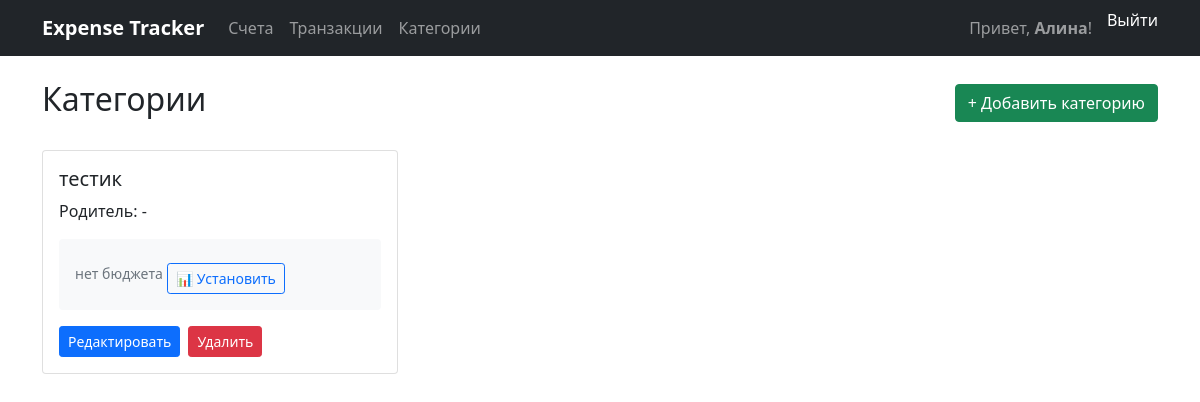
/categories/ (signed in), run on an earlier commit of the app's database.
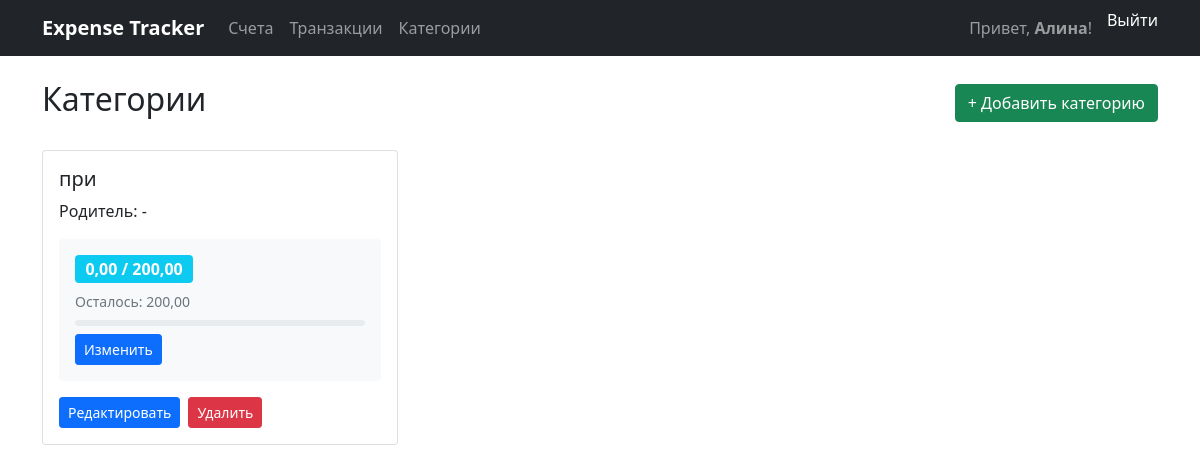
And on a later commit of the database.
### expenses/models.py (models this page shows, shortened)
class Category(models.Model):
    owner = models.ForeignKey(
        User,
        on_delete=models.CASCADE,
        related_name='categories'
    )
    name = models.CharField(max_length=120)
    parent = models.ForeignKey(
        'self',
        null=True,
        blank=True,
        on_delete=models.SET_NULL,
        related_name='children'
    )
    class Meta:
        unique_together = ('owner', 'name')
        ordering = ['name']

class Budget(models.Model):
    owner = models.ForeignKey(User, on_delete=models.CASCADE, related_name='budgets')
    category = models.ForeignKey(Category, on_delete=models.CASCADE, related_name='budgets')
    period_start = models.DateField(help_text='Первый день месяца')
    limit_amount = models.DecimalField(max_digits=12, decimal_places=2, validators=[MinValueValidator(Decimal('0.01'))])
    class Meta:
        unique_together = ('owner', 'category', 'period_start')
        ordering = ['-period_start']
    @property
    def spent_amount(self):
        period_end = self.period_start.replace(day=28) + timezone.timedelta(days=4)
        period_end = period_end.replace(day=1) - timezone.timedelta(days=1)
        total = Transaction.objects.filter(
            category=self.category,
            type=Transaction.TYPE_EXPENSE,
            date__range=[self.period_start, period_end]
        ).aggregate(Sum('amount'))['amount__sum'] or Decimal('0.00')
        return total
    @property
    def remaining_amount(self):
        return max(Decimal('0.00'), self.limit_amount - self.spent_amount)
    @property
    def is_over_limit(self):
        return self.spent_amount > self.limit_amount
    @property
    def progress_percent(self):
        if self.limit_amount == 0:
            return 0
        return min(100, (self.spent_amount / self.limit_amount * 100))

### expenses/views.py (the view)
# urls.py: path('categories/', views.CategoryListView.as_view(), name='category_list'),
class CategoryListView(LoginRequiredMixin, ListView):
    model = Category
    template_name = 'expenses/category_list.html'
    context_object_name = 'category_list'  # чтобы работало category_list в шаблоне
    def get_queryset(self):
        return Category.objects.filter(owner=self.request.user)
    def get_context_data(self, **kwargs):
        context = super().get_context_data(**kwargs)
        context['now'] = timezone.now()
        return context

### expenses/templates/expenses/category_list.html (shortened to what this page needs)
{% extends 'expenses/base.html' %}
{% block content %}
<div class="d-flex justify-content-between align-items-center mb-4">
    <h2>Категории</h2>
    <a href="{% url 'expenses:category_add' %}" class="btn btn-success">+ Добавить категорию</a>
</div>
<div class="row">
    {% for category in object_list %}
    <div class="col-md-4 mb-3">
        <div class="card">
            <div class="card-body">
                <h5 class="card-title">{{ category.name }}</h5>
                <p class="card-text">
                    Родитель: {{ category.parent.name|default:"-" }}
                </p>
                <div class="budget-info mb-3 p-3 bg-light rounded">
                    {% for budget in category.budgets.all|slice:"1" %}
                        <div class="d-flex justify-content-between align-items-center mb-2">
                            <span class="badge bg-info fs-6">
                                {{ budget.spent_amount }} / {{ budget.limit_amount }}
                            </span>
                        </div>
                        <small class="text-muted d-block mb-2">
                            Осталось: {{ budget.remaining_amount }}
                        </small>
                        <div class="progress mb-2" style="height: 6px;">
                        </div>
                        <div class="d-flex gap-2">
                            <a href="{% url 'expenses:budget_edit' budget.pk %}" class="btn btn-sm btn-primary">Изменить</a>
                        </div>
                    {% empty %}
                        <small class="text-muted">нет бюджета</small>
                        <a href="{% url 'expenses:budget_add' %}?category={{ category.pk }}" class="btn btn-sm btn-outline-primary mt-2">📊 Установить</a>
                    {% endfor %}
                </div>
                <div class="d-flex gap-2">
                    <a href="{% url 'expenses:category_edit' category.pk %}"
                       class="btn btn-sm btn-primary">Редактировать</a>
                    <a href="{% url 'expenses:category_delete' category.pk %}"
                       class="btn btn-sm btn-danger">Удалить</a>
                </div>
            </div>
        </div>
    </div>
{% endfor %}
</div>
{% endblock %}

### expenses/templates/expenses/base.html (shortened to what this page needs)
<!DOCTYPE html>
<html lang="ru">
<head>
    <link href="https://cdn.jsdelivr.net/npm/bootstrap@5.1.3/dist/css/bootstrap.min.css" rel="stylesheet">
</head>
<body>
    <nav class="navbar navbar-expand-lg navbar-dark bg-dark">
        <div class="container">
            <a class="navbar-brand" href="{% url 'expenses:home' %}">
                Expense Tracker
            </a>
            <div class="collapse navbar-collapse" id="navbarContent">
                <div class="navbar-nav me-auto">
                    {% if user.is_authenticated %}
                        <a class="nav-link" href="{% url 'expenses:account_list' %}">
                            Счета
                        </a>
                        <a class="nav-link" href="{% url 'expenses:transaction_list' %}">
                            Транзакции
                        </a>
                        <a class="nav-link" href="{% url 'expenses:category_list' %}">
                            Категории
                        </a>
                    {% endif %}
                </div>
                <div class="navbar-nav">
                    {% if user.is_authenticated %}
                        <span class="navbar-text welcome-text">
                            Привет, <strong>{{ user.username }}</strong>!
                        </span>
                        <form method="post" action="{% url 'expenses:logout' %}" class="d-inline">
                            <button type="submit" class="nav-link btn btn-link p-0 border-0 bg-transparent text-white">
                                Выйти
                            </button>
                        </form>
                    {% endif %}
                </div>
            </div>
        </div>
    </nav>
    <main class="container mt-4">
        {% block content %}{% endblock %}
    </main>
</body>
</html>

### expenses/templates/expenses/base.html (style rules this page uses)
.navbar-brand { font-weight: bold; }
.welcome-text { color: #fff; margin-right: 15px; }

What changed in the data, as far as the page shows it:
removed Category: name "тестик", parent.name "-"
added Category: name "при", parent.name "-"
added Budget: spent_amount "0,00", limit_amount "200,00", remaining_amount "200,00"
